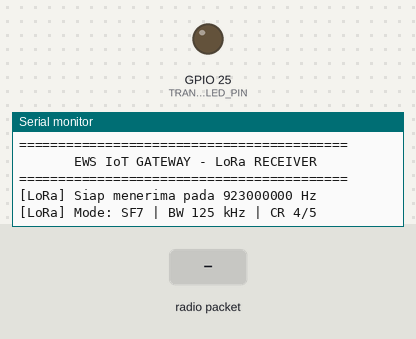
Bench run of a program on a simulated ESP32. On the bench: output pins drawn as LEDs (lit = HIGH), the last lines printed to the serial monitor. The inputs (shaded band) are chosen by the test bench. No radio packets arrive unless stated.

Above: at 2.2 s.
2.3 s: radio packet "raw_sensor" arrives
At 3.5 s:
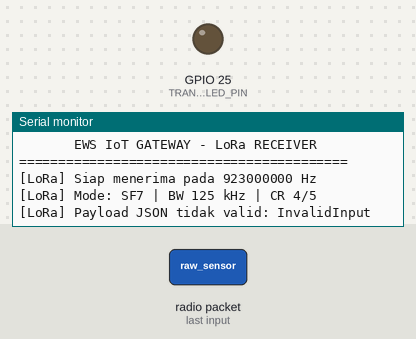
3.8 s: radio packet "1" arrives
At 4.8 s:
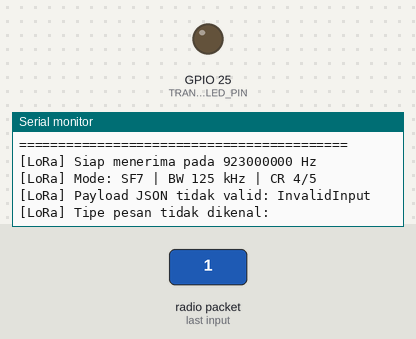

Measured:
- after the input at 2.3 s, the serial monitor: prints a new line at once (image 1)
- after the input at 3.8 s, the serial monitor: prints a new line at once (image 2)

The program:

main.cpp
```cpp
#include <Arduino.h>
#include <ArduinoJson.h>
#include <LoRa.h>
#include <SPI.h>

// Pin LoRa harus sama dengan wiring modul pada perangkat gateway.
#define LORA_SCK   18
#define LORA_MISO  19
#define LORA_MOSI  23
#define LORA_CS    16
#define LORA_RST   17
#define LORA_DIO0  34
#define TRANSFER_LED_PIN 25
#define TRANSFER_LED_ON_MS 250

const long LORA_FREQUENCY_HZ = 923E6;
const int LORA_TX_POWER_DBM = 14;

bool loraReady = false;
unsigned long transferLedStartedAt = 0;

void tandaiTransferBerhasil() {
    digitalWrite(TRANSFER_LED_PIN, HIGH);
    transferLedStartedAt = millis();
}

void perbaruiLampuTransfer() {
    if (transferLedStartedAt != 0 &&
        millis() - transferLedStartedAt >= TRANSFER_LED_ON_MS) {
        digitalWrite(TRANSFER_LED_PIN, LOW);
        transferLedStartedAt = 0;
    }
}

void tampilkanPesanSensor(const String& payload, int packetSize) {
    JsonDocument doc;
    DeserializationError error = deserializeJson(doc, payload);
    if (error) {
        Serial.printf("[LoRa] Payload JSON tidak valid: %s\n", error.c_str());
        return;
    }

    const char* type = doc["type"] | "";
    if (strcmp(type, "raw_sensor") != 0) {
        Serial.printf("[LoRa] Tipe pesan tidak dikenal: %s\n", type);
        return;
    }

    Serial.println("\n[LoRa] Pesan sensor diterima");
    Serial.printf("  Sequence       : %lu\n", doc["seq"] | 0UL);
    Serial.printf("  Uptime sensor  : %lu ms\n", doc["uptime_ms"] | 0UL);
    Serial.printf("  Echo ultrasonik: %lu us\n", doc["sonar_echo_us"] | 0UL);
    Serial.printf("  Jarak sensor   : %.1f cm\n",
                  doc["sonar_distance_cm"] | 0.0f);
    Serial.printf("  Tip hujan      : %d\n", doc["rain_tip_count"] | 0);
    Serial.printf("  Ukuran paket   : %d byte | RSSI: %d dBm | SNR: %.1f dB\n",
                  packetSize, LoRa.packetRssi(), LoRa.packetSnr());
    tandaiTransferBerhasil();
    Serial.println("[LED] Transfer berhasil, indikator GPIO25 menyala.");
}

void terimaPesanLoRa() {
    int packetSize = LoRa.parsePacket();
    if (packetSize == 0) {
        return;
    }

    String payload;
    payload.reserve(packetSize);
    while (LoRa.available()) {
        payload += static_cast<char>(LoRa.read());
    }

    tampilkanPesanSensor(payload, packetSize);
}

void setup() {
    Serial.begin(115200);
    delay(1000);
    pinMode(TRANSFER_LED_PIN, OUTPUT);
    digitalWrite(TRANSFER_LED_PIN, LOW);
    Serial.println("\n==========================================");
    Serial.println("       EWS IoT GATEWAY - LoRa RECEIVER");
    Serial.println("==========================================");

    SPI.begin(LORA_SCK, LORA_MISO, LORA_MOSI, LORA_CS);
    LoRa.setPins(LORA_CS, LORA_RST, LORA_DIO0);

    if (!LoRa.begin(LORA_FREQUENCY_HZ)) {
        Serial.println("[LoRa] Gagal memulai radio. Gateway berhenti menerima.");
        return;
    }

    LoRa.setTxPower(LORA_TX_POWER_DBM);
    LoRa.setSpreadingFactor(7);
    LoRa.setSignalBandwidth(125E3);
    LoRa.setCodingRate4(5);
    LoRa.receive();
    loraReady = true;

    Serial.printf("[LoRa] Siap menerima pada %ld Hz\n", LORA_FREQUENCY_HZ);
    Serial.println("[LoRa] Mode: SF7 | BW 125 kHz | CR 4/5");
}

void loop() {
    perbaruiLampuTransfer();
    if (loraReady) {
        terimaPesanLoRa();
    }
    delay(10);
}
```
